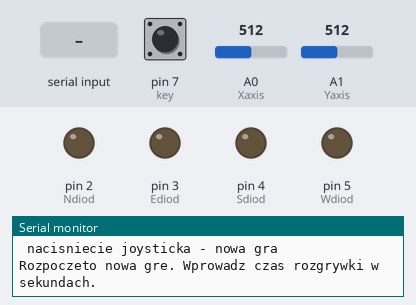
Bench run of a sketch on a simulated Arduino Uno, built with avr-gcc and run on an emulated ATmega328P. Shown: output pins drawn as LEDs (lit = HIGH), the last lines printed to the serial monitor. The test bench sets the inputs (shaded band); at power-on: A1 (Yaxis) = 512, pin 7 (key) HIGH, A0 (Xaxis) = 512. Random numbers use the default seed unless the sketch sets one.

Above: at 1.7 s.
1.8 s: "nowa\n" received over Serial
At 4.5 s:
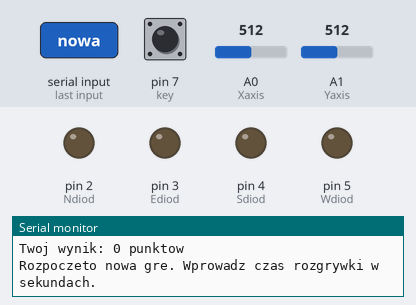
4.8 s: "90,45\n" received over Serial
At 7.6 s:
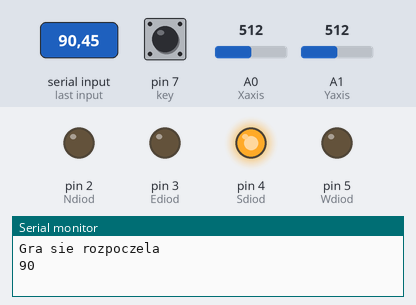
7.8 s: A1 (Yaxis) set to 229
9.3 s: A1 (Yaxis) set to 202
At 10.3 s:
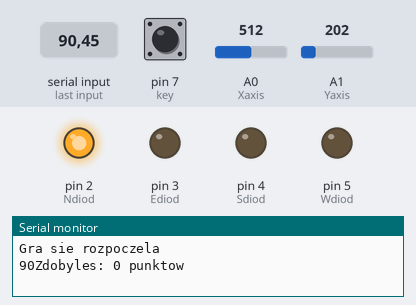
10.8 s: pin 7 (key) pulled LOW for 0.15 s
At 11.5 s:
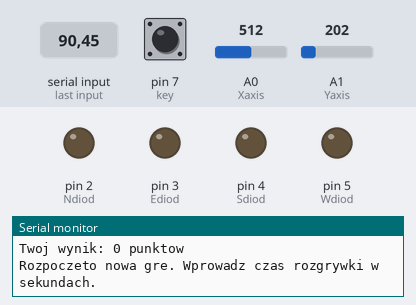
12.4 s: "30,150\n" received over Serial
At 14.5 s:
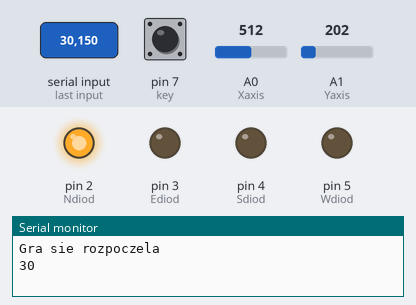
Timing chart, 0 to 45.5 s (numbered marks = the images above; inputs shaded):
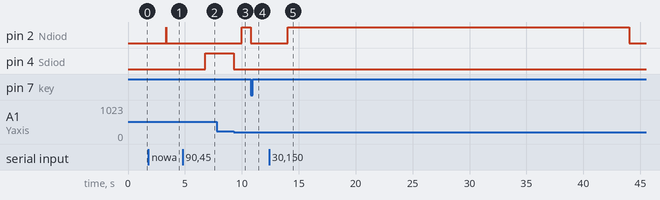

Measured:
- the behaviour switches between 212 and 211 on A1 (Yaxis) (found by bisection; images 2 and 3)
- after the input at 1.8 s, pin 2 (Ndiod): LOW → HIGH after 1.5 s, → LOW 0.01 s later
- after the input at 4.8 s, pin 4 (Sdiod): LOW → HIGH after 2.0 s
- after the input at 7.8 s, every drawn part: stays the same
- after the input at 9.3 s, pin 2 (Ndiod): LOW → HIGH after 0.70 s; pin 4 (Sdiod): HIGH → LOW at once
- after the input at 10.8 s, pin 2 (Ndiod): HIGH → LOW at once
- after the input at 12.4 s, pin 2 (Ndiod): LOW → HIGH after 1.6 s, → LOW 30.0 s later

The sketch:

zad8.ino
```cpp
#define Xaxis 0 //analog
#define Yaxis 1 //analog
#define Ndiod 2
#define Ediod 3
#define Sdiod 4
#define Wdiod 5
#define key 7

void setup() {
  // put your setup code here, to run once:

  Serial.begin(9600);

  Serial.print("\n");

  pinMode(Ndiod, OUTPUT);
  pinMode(Ediod, OUTPUT);
  pinMode(Sdiod, OUTPUT);
  pinMode(Wdiod, OUTPUT);
  pinMode(key, INPUT_PULLUP);


  diodsOff();

  randomSeed(analogRead(5));

  manual();
  Serial.write("Rozpoczeto nowa gre. Wprowadz czas rozgrywki w sekundach.\n");
}

long gameTime=100;
  bool whatTime=true;
  bool game=false;
  long score=0;
  int r;
  bool go=false;
  long scoreTime=0;
  bool noCheat=false;
  bool ifnew = false;
long startTime;

void loop() {
  // put your main code here, to run repeatedly:


  int Xval, Yval;

  if (Serial.available()>0)
  {
    String napis = Serial.readString();
    if (napis=="nowa")
    {
      nowa(score);
    }
    else if (napis=="help")
    {
      manual();
    }
    else if(whatTime)
    {
      gameTime=napis.toInt();
      Serial.print("Gra sie rozpoczela\n");
      ifnew=false;
      Serial.print(gameTime);
      game=true;
      whatTime=false;
      go=true;
      r=random(0,4);
      diod(r);
      scoreTime=millis();
      startTime=millis();
      score=0;
      noCheat=false;
    }


  }

  if(game && millis() - startTime > 1000*gameTime) {
    nowa(score);
  }

  if (!digitalRead(key)) { nowa(score); }


  Xval = analogRead(Xaxis);

  delay(10); //ponoć wolno czyta i inaczej się dostaje to samo; było 100

  Yval = analogRead(Yaxis);

  //Serial.println(Xval);
  //Serial.println(Yval);
  //Serial.println(noCheat);
  //Serial.println(r);

  if (abs(512-Xval) < 20 && abs(512-Yval) < 20) noCheat = true;

  if(game && correct(Xval,Yval,r) && noCheat) {
    long deltaT = millis() - scoreTime;
    long scoreNow = max(0, (1000-deltaT)/100);
    score+=scoreNow;
    Serial.print("Zdobyles: ");
      Serial.print(scoreNow);
      Serial.print(" punktow\n");
    r=random(0,4);
    diod(r);
    scoreTime=millis();
    noCheat=false;
  }
}

void manual(){
  Serial.write("Gra polega na przesunieciu joysticka w kierunku zapalonej diody\n \
                diody zapalaja sie losowo. Przed przesunieciem w kierunku diody\n \
                joystick musi znajdowac sie w pozycji zero. Za prawidlowe przesuniecie\n \
                joysticka gracz dostaje max(0, (1000-t)/100) punktow,\n \
                gdzie t jest czasem od zapalenia sie diody do przesuniecia joysticka\n \
                liczonym w milisekundach\n \
                polecenia:\n nowa - nowa gra, \n help - wyswietlenie tej instrukcji\n nacisniecie joysticka - nowa gra\n");

  //pozycja zero to jest ten "anti-cheat"
}

void diod(int r){

  diodsOff();

  int stahp = random(100,1000);
  delay(stahp);

  diodOn(r);
}

void diodsOff() {
  digitalWrite(Ndiod, LOW);
  digitalWrite(Ediod, LOW);
  digitalWrite(Sdiod, LOW);
  digitalWrite(Wdiod, LOW);
}


void diodOn(int r) {
  switch(r) {
    case 0:
      digitalWrite(Ndiod, HIGH);
      break;
    case 1:
      digitalWrite(Ediod, HIGH);
      break;
    case 2:
      digitalWrite(Sdiod, HIGH);
      break;
    case 3:
      digitalWrite(Wdiod, HIGH);
      break;
  }
}


bool correct(int x, int y, int r) {
  return (  (y>812 && abs(x-512)<50 && r==0)
         || (y<212 && abs(x-512)<50 && r==2)
         || (x>800 && abs(y-512)<50 && r==1)
         || (x<212 && abs(y-512)<50 && r==3) );
}


void nowa(long score) {
  if (ifnew) return;
  diodsOff();
  Serial.print("\nTwoj wynik: ");
      Serial.print(score);
      Serial.print(" punktow\n");
      Serial.print("Rozpoczeto nowa gre. Wprowadz czas rozgrywki w sekundach.\n");
      game=false;
      whatTime=true;
      ifnew =true;
}
```
